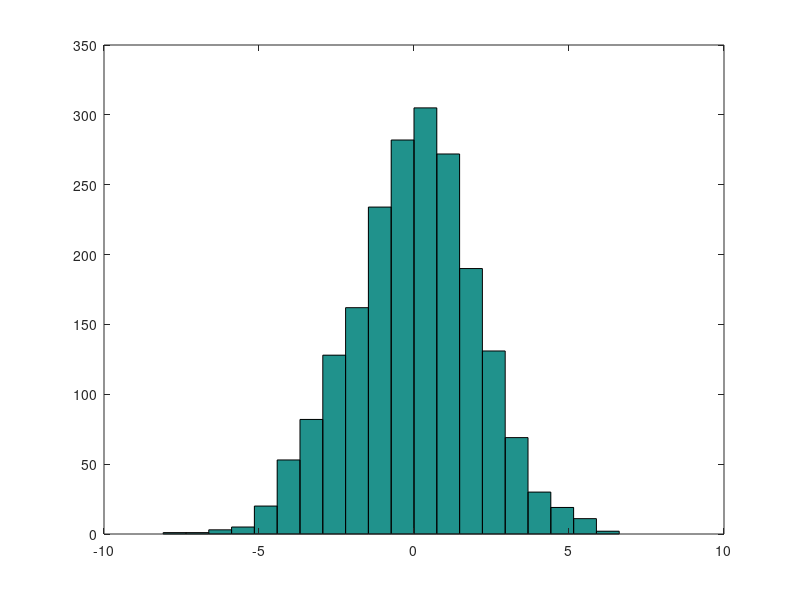

Recreate this plot in MATLAB.
U = rand();
for i=1:2000
    V = rand();
    
    X = 2*sqrt(-2*log(U))*cos(2*pi*V);
    Y = 2*sqrt(-2*log(U))*sin(2*pi*V);
    
    U=V;
    
    D(i) = X;
    F(i) = Y;
end

hist(D,20)
mean(D)
std(D)